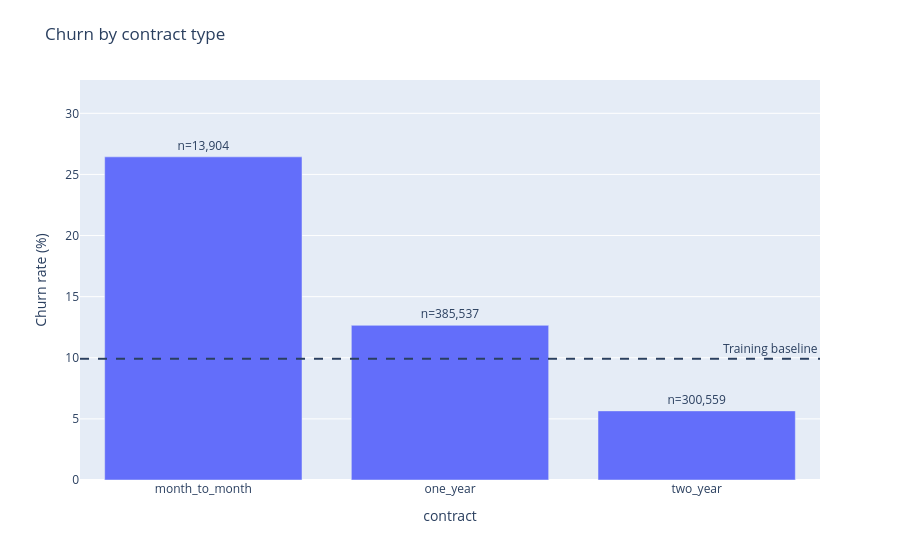
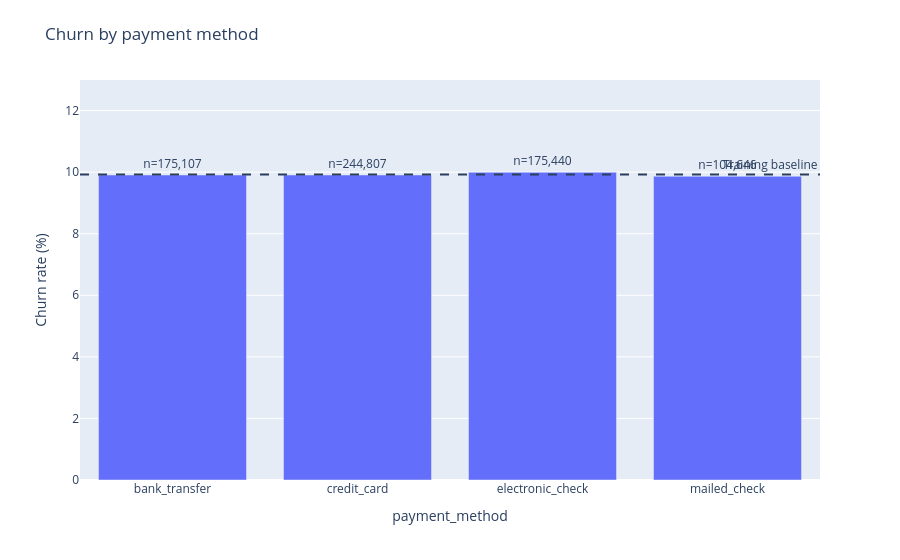
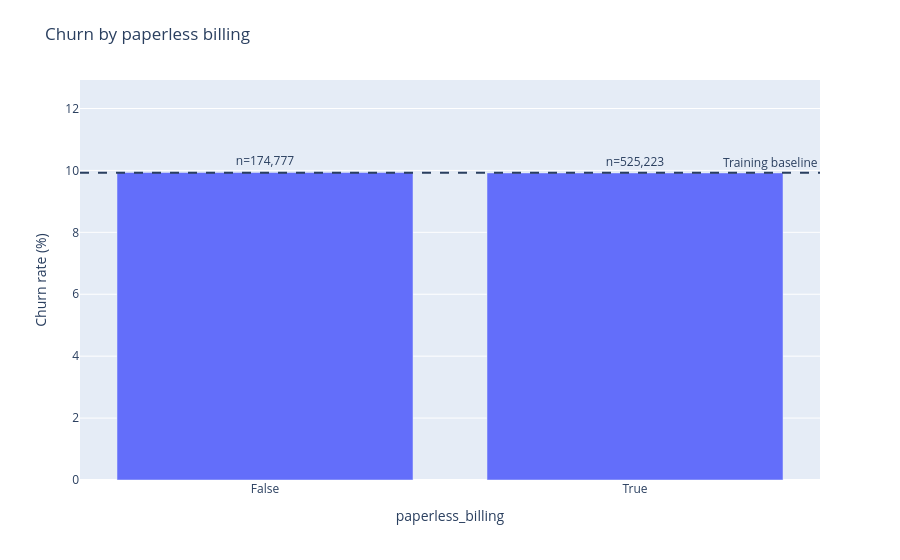

Notebook source saved alongside these figures, in order:
### Code cell
categorical_churn_results = {}

for column, title in [
    ("contract", "Churn by contract type"),
    ("payment_method", "Churn by payment method"),
    ("paperless_billing", "Churn by paperless billing"),
]:
    categorical_churn_results[column] = compare_churn(column, title)

### Figure 1 — Plotly figure (JSON) as saved in the notebook; plotly's stock layout.template omitted (floating-point values rounded to 4 significant figures)
{"data": [{"cliponaxis": false, "customdata": [[13900.0, 3676.0, 1.986, 2.664], [385500.0, 48790.0, 55.08, 1.275], [300600.0, 17000.0, 42.94, 0.5699]], "hovertemplate": "Group: %{x}<br>Churn rate: %{y:.2f}%<br>Customers: %{customdata[0]:,}<br>Churned: %{customdata[1]:,}<br>Training share: %{customdata[2]:.2f}%<br>Lift: %{customdata[3]:.2f}x<extra></extra>", "legendgroup": "", "marker": {"color": "#636efa", "pattern": {"shape": ""}}, "name": "", "orientation": "v", "showlegend": false, "text": [13900.0, 385500.0, 300600.0], "textposition": "outside", "texttemplate": "n=%{text:,}", "type": "bar", "x": ["month_to_month", "one_year", "two_year"], "xaxis": "x", "y": [26.44, 12.65, 5.655], "yaxis": "y"}], "layout": {"annotations": [{"showarrow": false, "text": "Training baseline", "x": 1, "xanchor": "right", "xref": "x domain", "y": 9.923, "yanchor": "bottom", "yref": "y"}], "barmode": "relative", "legend": {"tracegroupgap": 0}, "margin": {"t": 80}, "shapes": [{"line": {"dash": "dash"}, "type": "line", "x0": 0, "x1": 1, "xref": "x domain", "y0": 9.923, "y1": 9.923, "yref": "y"}], "showlegend": false, "title": {"text": "Churn by contract type"}, "xaxis": {"anchor": "y", "domain": [0, 1], "title": {"text": "contract"}, "type": "category"}, "yaxis": {"anchor": "x", "domain": [0, 1], "range": [0, 32.73], "rangemode": "tozero", "title": {"text": "Churn rate (%)"}}}}

### Figure 2 — Plotly figure (JSON) as saved in the notebook; plotly's stock layout.template omitted (floating-point values rounded to 4 significant figures)
{"data": [{"cliponaxis": false, "customdata": [[175100.0, 17350.0, 25.02, 0.9985], [244800.0, 24250.0, 34.97, 0.9984], [175400.0, 17530.0, 25.06, 1.007], [104600.0, 10320.0, 14.95, 0.9942]], "hovertemplate": "Group: %{x}<br>Churn rate: %{y:.2f}%<br>Customers: %{customdata[0]:,}<br>Churned: %{customdata[1]:,}<br>Training share: %{customdata[2]:.2f}%<br>Lift: %{customdata[3]:.2f}x<extra></extra>", "legendgroup": "", "marker": {"color": "#636efa", "pattern": {"shape": ""}}, "name": "", "orientation": "v", "showlegend": false, "text": [175100.0, 244800.0, 175400.0, 104600.0], "textposition": "outside", "texttemplate": "n=%{text:,}", "type": "bar", "x": ["bank_transfer", "credit_card", "electronic_check", "mailed_check"], "xaxis": "x", "y": [9.908, 9.907, 9.994, 9.866], "yaxis": "y"}], "layout": {"annotations": [{"showarrow": false, "text": "Training baseline", "x": 1, "xanchor": "right", "xref": "x domain", "y": 9.923, "yanchor": "bottom", "yref": "y"}], "barmode": "relative", "legend": {"tracegroupgap": 0}, "margin": {"t": 80}, "shapes": [{"line": {"dash": "dash"}, "type": "line", "x0": 0, "x1": 1, "xref": "x domain", "y0": 9.923, "y1": 9.923, "yref": "y"}], "showlegend": false, "title": {"text": "Churn by payment method"}, "xaxis": {"anchor": "y", "domain": [0, 1], "title": {"text": "payment_method"}, "type": "category"}, "yaxis": {"anchor": "x", "domain": [0, 1], "range": [0, 12.99], "rangemode": "tozero", "title": {"text": "Churn rate (%)"}}}}

### Figure 3 — Plotly figure (JSON) as saved in the notebook; plotly's stock layout.template omitted (floating-point values rounded to 4 significant figures)
{"data": [{"cliponaxis": false, "customdata": [[174800.0, 17360.0, 24.97, 1.001], [525200.0, 52100.0, 75.03, 0.9996]], "hovertemplate": "Group: %{x}<br>Churn rate: %{y:.2f}%<br>Customers: %{customdata[0]:,}<br>Churned: %{customdata[1]:,}<br>Training share: %{customdata[2]:.2f}%<br>Lift: %{customdata[3]:.2f}x<extra></extra>", "legendgroup": "", "marker": {"color": "#636efa", "pattern": {"shape": ""}}, "name": "", "orientation": "v", "showlegend": false, "text": [174800.0, 525200.0], "textposition": "outside", "texttemplate": "n=%{text:,}", "type": "bar", "x": ["False", "True"], "xaxis": "x", "y": [9.934, 9.919], "yaxis": "y"}], "layout": {"annotations": [{"showarrow": false, "text": "Training baseline", "x": 1, "xanchor": "right", "xref": "x domain", "y": 9.923, "yanchor": "bottom", "yref": "y"}], "barmode": "relative", "legend": {"tracegroupgap": 0}, "margin": {"t": 80}, "shapes": [{"line": {"dash": "dash"}, "type": "line", "x0": 0, "x1": 1, "xref": "x domain", "y0": 9.923, "y1": 9.923, "yref": "y"}], "showlegend": false, "title": {"text": "Churn by paperless billing"}, "xaxis": {"anchor": "y", "domain": [0, 1], "title": {"text": "paperless_billing"}, "type": "category"}, "yaxis": {"anchor": "x", "domain": [0, 1], "range": [0, 12.92], "rangemode": "tozero", "title": {"text": "Churn rate (%)"}}}}
